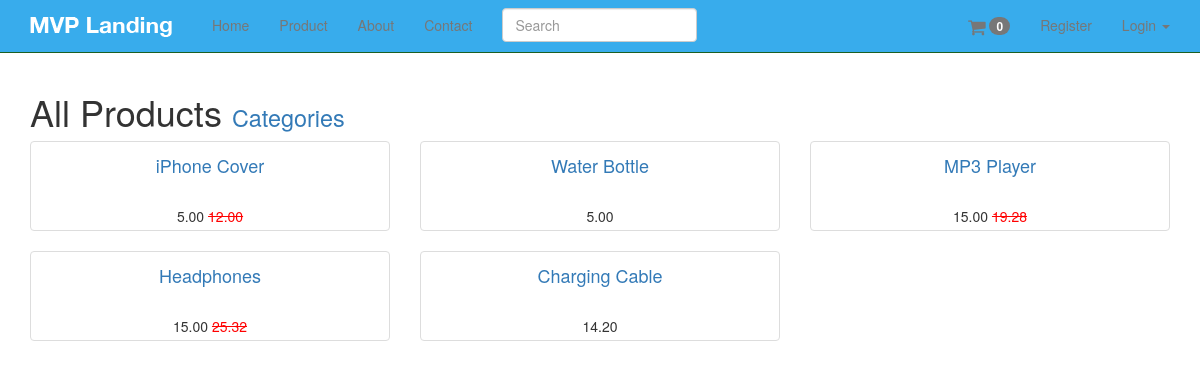
The app's page /products/, older data.
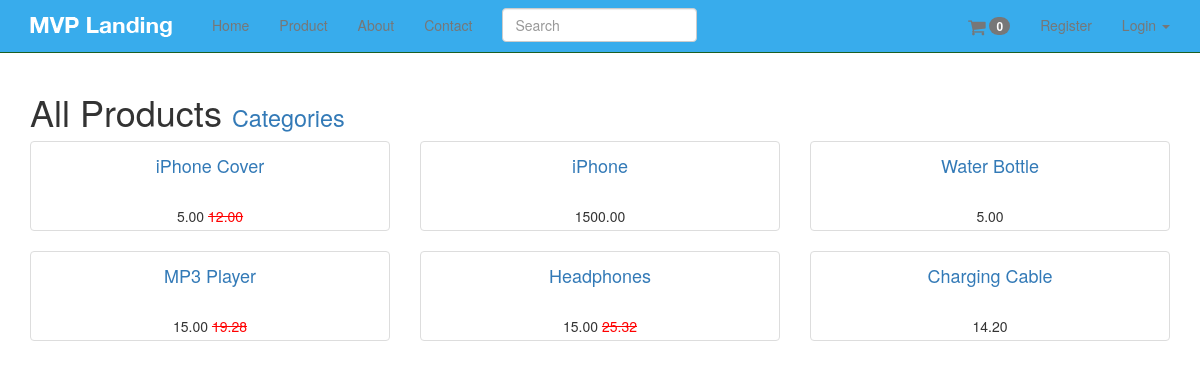
The same page, newer data.
### products/models.py (models this page shows, shortened)
class Product(models.Model):
    title = models.CharField(max_length=120)
    description = models.TextField(blank=True, null=True)
    price = models.DecimalField(decimal_places=2, max_digits=10)
    active = models.BooleanField(default=True)
    categories = models.ManyToManyField('Category', blank=True)
    default = models.ForeignKey('Category', related_name='default_category', null=True, blank=True)
    objects = ProductManager()
    class Meta:
        ordering = ["-title"]
    def __unicode__(self):   # def __str__(self):
        return self.title
    def get_absolute_url(self):
        return reverse("product_detail", kwargs={"pk": self.pk})
    def get_image_url(self):
        img = self.productimage_set.first()
        if img:
            return img.image.url
        return img #None

class Variation(models.Model):
    product = models.ForeignKey(Product)
    title = models.CharField(max_length=120)
    price = models.DecimalField(decimal_places=2, max_digits=10)
    sale_price = models.DecimalField(decimal_places=2, max_digits=10, null=True, blank=True)
    active = models.BooleanField(default=True)
    inventory = models.IntegerField(null=True, blank=True)   # refer none == unlimited amount
    def get_html_price(self):
        if self.sale_price is not None:
            html_text = "<span class='sale-price'>%s</span> <span class='og-price'>%s</span>" %(self.sale_price, self.price)
        else:
            html_text = "<span class='price'>%s</span>" % self.price
        return mark_safe(html_text)

### products/views.py (the view, shortened to what this page needs)
class ProductListView(ListView):
    model = Product
    queryset = Product.objects.all()
    def get_context_data(self, **kwargs):
        context = super(ProductListView, self).get_context_data(**kwargs)
        print(context)
        context["now"] = timezone.now()
        context["query"] = self.request.GET.get("q")
        return context
    def get_queryset(self, *args, **kwargs):
        qs = super(ProductListView, self).get_queryset(*args, **kwargs)
        query = self.request.GET.get("q")
        return qs

### templates/products/product_list.html
{% extends 'base.html' %}
{% block content %}
    <h1>All Products
        <small><a href="{% url "categories" %}">Categories</a></small>
    </h1>
    {% with object_list=object_list %}
        {% include "products/products.html" %}
    {% endwith %}
{% endblock %}

### templates/products/products.html
<div class="row">
    {% for product in object_list %}
        <div class="col-xs-4 {{ col_class_set }}">
            {% with product=product %}
                {% with price="True" %}
                    {% include "products/product_thumbnail.html" %}
                {% endwith %}
            {% endwith %}
        </div>
        {% if not col_class_set %}
            {% cycle '' '' '</div><div class="row">' %}
        {% endif %}
    {% endfor %}
</div>

### templates/products/product_thumbnail.html (shortened to what this page needs)
<div class="thumbnail text-center">
    <h4><a href="{{ product.get_absolute_url }}">{{ product.title }}</a></h4>
    {% if product.get_image_url %}
        <br/>
    {% endif %}
    {% if price == "True" %}
        {{ product.variation_set.first.get_html_price }}
    {% endif %}
</div>

Row changes from the older to the newer data that the page shows:
added Product: title "iPhone", variation_set.first.get_html_price "1500.00"
